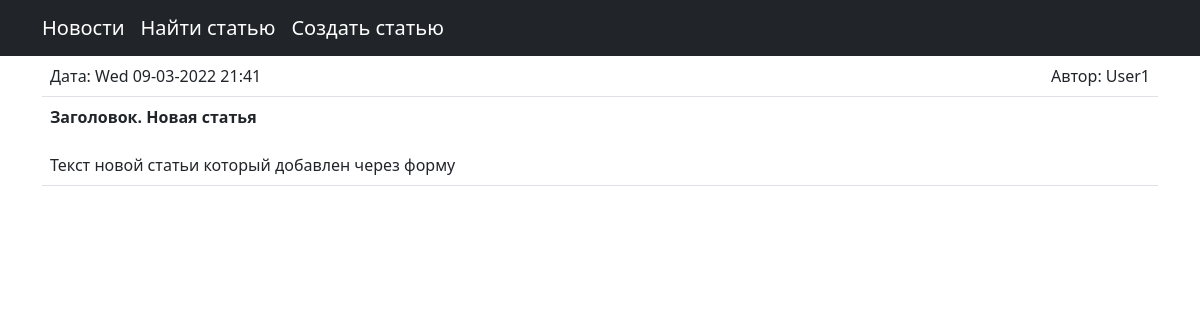
/news/6, run on the app's committed database.
### news/models.py (models this page shows, shortened)
class Post(models.Model):
    article = 'ar'
    news = 'ne'
    POST_TYPE = [
        (article, 'Статья'),
        (news,   'Новость'),
    ]
    author = models.ForeignKey(Author, on_delete=models.CASCADE,verbose_name='Автор')
    post_types = models.CharField(max_length=2, choices=POST_TYPE, default=news, verbose_name='Тип')
    time_add_post = models.DateTimeField(auto_now_add=True, verbose_name='Время публикации')
    categories = models.ManyToManyField(Category, through='PostCategory', verbose_name='Категория')
    title_post = models.CharField(max_length=128, verbose_name='Заголовок статьи')
    post_text = models.TextField(verbose_name='Текст статьи')
    post_rating = models.IntegerField(default=0)

class Author(models.Model):
    author_user = models.OneToOneField(User, on_delete=models.CASCADE)
    rating = models.IntegerField(default=0)

### news/views.py (the view)
# urls.py: path('<int:pk>', PostDetail.as_view(), name='post_detail'),
class PostDetail(DetailView):
    model = Post  #
    template_name = 'news/news_text.html'
    context_object_name = 'post'

### templates/news/news_text.html (shortened to what this page needs)
{% extends 'default.html' %}
{% load censor_filter %}
{% block content %}
<table class="table">
   <tr>
    <td align="left">Дата: {{ post.time_add_post |date:"D d-m-Y H:i" }}</td>
    <td align="right">Автор: {{ post.author.author_user }} </td>
   </tr>
   <tr>
       <td align="left" colspan="2"><b>{{ post.title_post }}</b><br><br>{{ post.post_text | censor }} </td>
   </tr>
</table>
{% endblock content %}

### data on the page
Post: time_add_post "Wed 09-03-2022 21:41", author.author_user "User1", title_post "Заголовок. Новая статья", post_text|censor "Текст новой статьи который добавлен через форму"
